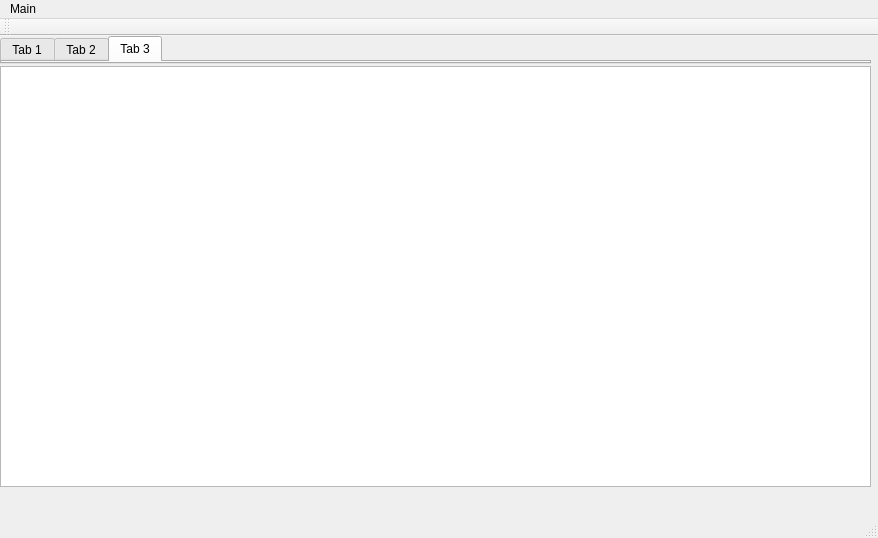
<?xml version="1.0" encoding="UTF-8"?>
<ui version="4.0">
 <class>ConsoleLog</class>
 <widget class="QMainWindow" name="ConsoleLog">
  <property name="geometry">
   <rect>
    <x>0</x>
    <y>0</y>
    <width>878</width>
    <height>538</height>
   </rect>
  </property>
  <property name="minimumSize">
   <size>
    <width>878</width>
    <height>328</height>
   </size>
  </property>
  <property name="windowTitle">
   <string>Console Log</string>
  </property>
  <widget class="QWidget" name="centralwidget">
   <widget class="QTabWidget" name="logTypeTabs">
    <property name="geometry">
     <rect>
      <x>0</x>
      <y>0</y>
      <width>871</width>
      <height>28</height>
     </rect>
    </property>
    <property name="currentIndex">
     <number>2</number>
    </property>
    <widget class="QWidget" name="tabLog">
     <attribute name="title">
      <string>Tab 1</string>
     </attribute>
    </widget>
    <widget class="QWidget" name="tabScriptOutput">
     <attribute name="title">
      <string>Tab 2</string>
     </attribute>
    </widget>
    <widget class="QWidget" name="tabScriptErrors">
     <attribute name="title">
      <string>Tab 3</string>
     </attribute>
    </widget>
   </widget>
   <widget class="QListWidget" name="listWidget">
    <property name="geometry">
     <rect>
      <x>0</x>
      <y>30</y>
      <width>871</width>
      <height>421</height>
     </rect>
    </property>
    <property name="minimumSize">
     <size>
      <width>871</width>
      <height>421</height>
     </size>
    </property>
   </widget>
  </widget>
  <widget class="QMenuBar" name="menubar">
   <property name="geometry">
    <rect>
     <x>0</x>
     <y>0</y>
     <width>878</width>
     <height>26</height>
    </rect>
   </property>
   <widget class="QMenu" name="menuMain">
    <property name="title">
     <string>Main</string>
    </property>
    <addaction name="actionClear"/>
    <addaction name="actionClear_all"/>
   </widget>
   <addaction name="menuMain"/>
  </widget>
  <widget class="QStatusBar" name="statusbar"/>
  <widget class="QToolBar" name="toolBar">
   <property name="windowTitle">
    <string>toolBar</string>
   </property>
   <attribute name="toolBarArea">
    <enum>TopToolBarArea</enum>
   </attribute>
   <attribute name="toolBarBreak">
    <bool>false</bool>
   </attribute>
  </widget>
  <action name="actionClear">
   <property name="text">
    <string>Clear</string>
   </property>
  </action>
  <action name="actionClear_all">
   <property name="text">
    <string>Clear all</string>
   </property>
  </action>
 </widget>
 <resources/>
 <connections/>
</ui>
